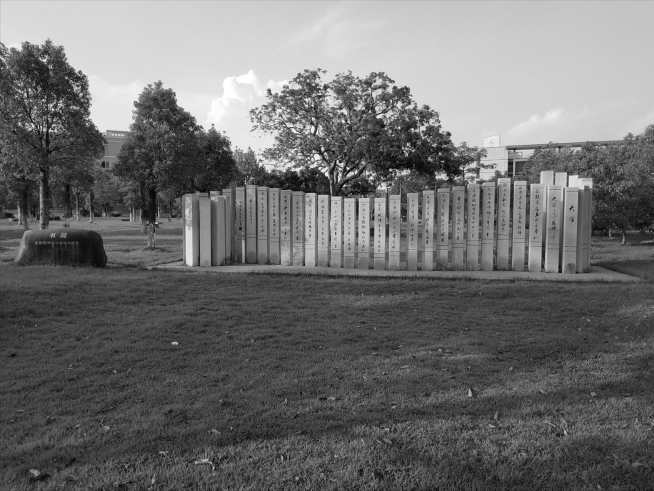
#> input picture cv_homework/2/Fzu_shutong_L.jpg, 1308 x 981 px (shown at 1/2 size)
$ python 2_3_all.py
#> lines starting #> are read from the running program, lines starting #| are printed output that depends on the picture
import numpy as np
import matplotlib.pyplot as plt
import pylab


img = plt.imread('Fzu_shutong_L.jpg')
#> img is the input picture: shape (981, 1308); min 0, max 255, mean 110.4
# plt.figure(dpi=160)
plt.figure(figsize=(16, 9))

plt.subplot(231)
# 两行三列，位置是1的子图
plt.imshow(img, 'gray')
plt.title('original')
#进行傅立叶变换，并显示结果

fft2 = np.fft.fft2(img)
plt.subplot(2, 3, 2)
plt.imshow(np.abs(fft2), 'gray')
plt.title('fft2')
#将图像变换的原点移动到频域矩形的中心，并显示效果

shift2center = np.fft.fftshift(fft2)
plt.subplot(233)
plt.imshow(np.abs(shift2center), 'gray')
plt.title('shift2center')
#对傅立叶变换的结果进行对数变换，并显示效果

log_fft2 = np.log(1 + np.abs(fft2))
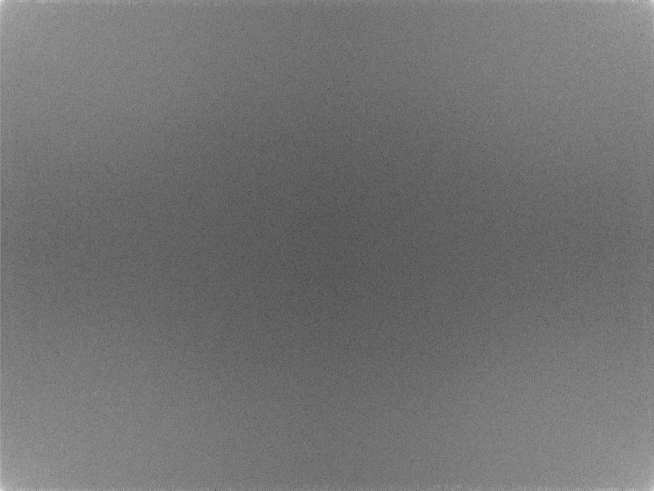
#> log_fft2: shape (981, 1308) float64 (shown at 1/2 size); min 0.78, max 18.77, mean 8.84; drawn with min black and max white
plt.subplot(234)
plt.imshow(log_fft2, 'gray')
plt.title('log_fft2')
#对中心化后的结果进行对数变换，并显示结果

log_shift2center = np.log(1 + np.abs(shift2center))
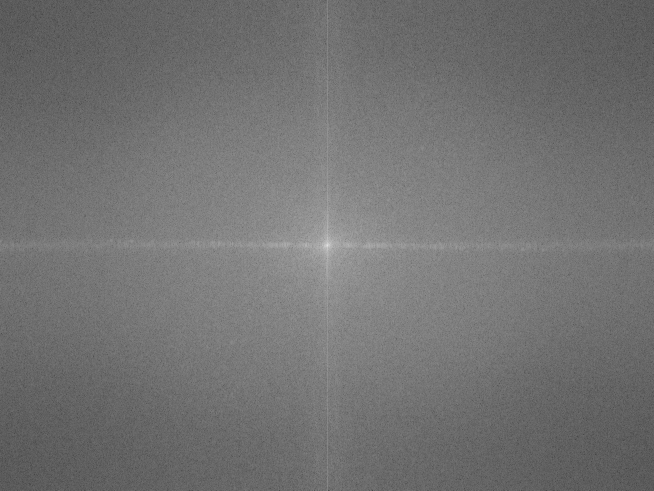
#> log_shift2center: shape (981, 1308) float64 (shown at 1/2 size); min 0.78, max 18.77, mean 8.84; drawn with min black and max white
plt.subplot(235)
plt.imshow(log_shift2center, 'gray')
plt.title('log_shift2center')
plt.savefig('Fzu_shutong_L_fft.jpg')
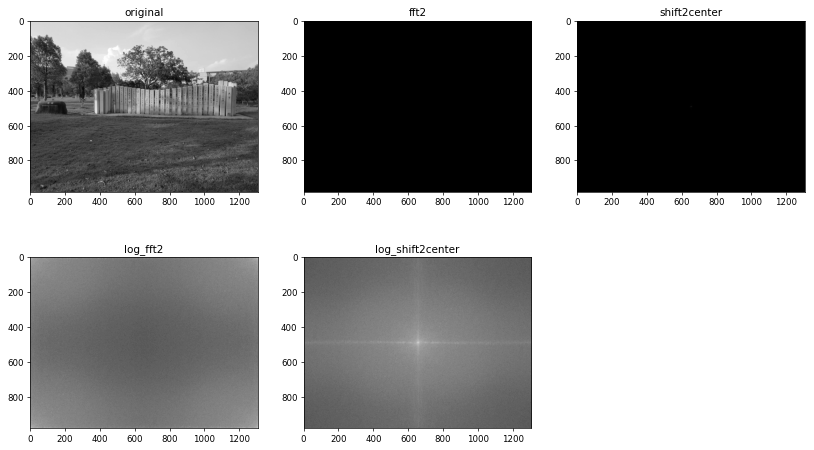
#> figure drawn by matplotlib, 5 panels
pylab.show()

$ run again, with cv_homework/2/ruined.jpg copied over cv_homework/2/Fzu_shutong_L.jpg
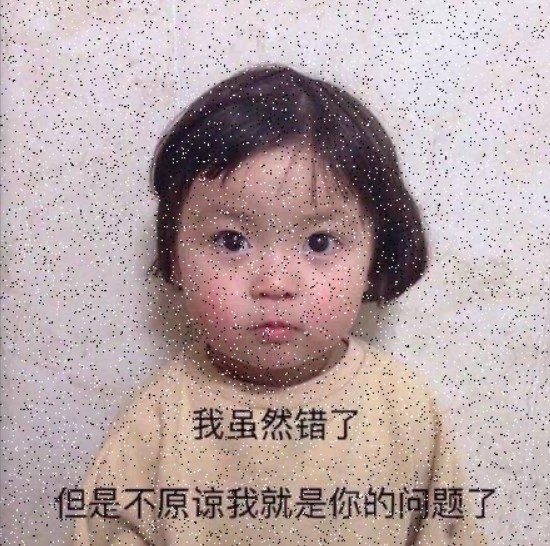
#> input picture cv_homework/2/ruined.jpg, 550 x 546 px
#> img is the input picture: shape (546, 550, 3); mean R, G, B 181.9, 163.8, 165.1
#> `log_fft2 = np.log(1 + np.abs(fft2))`:
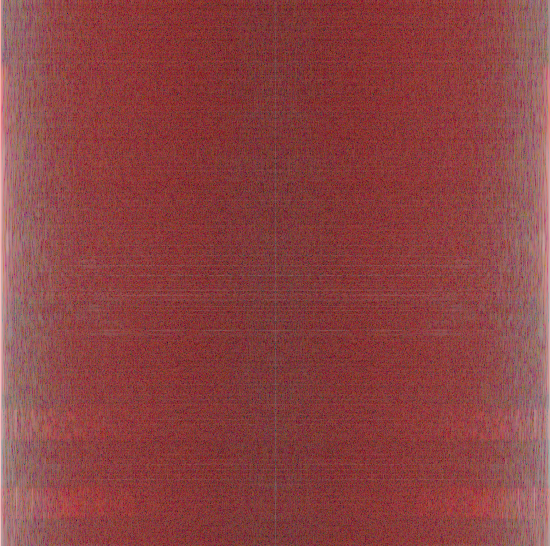
#> log_fft2: shape (546, 550, 3) float64; mean of channels 0, 1, 2 7.03, 3.4, 3.4; drawn with min black and max white
#> `log_shift2center = np.log(1 + np.abs(shift2center))`:
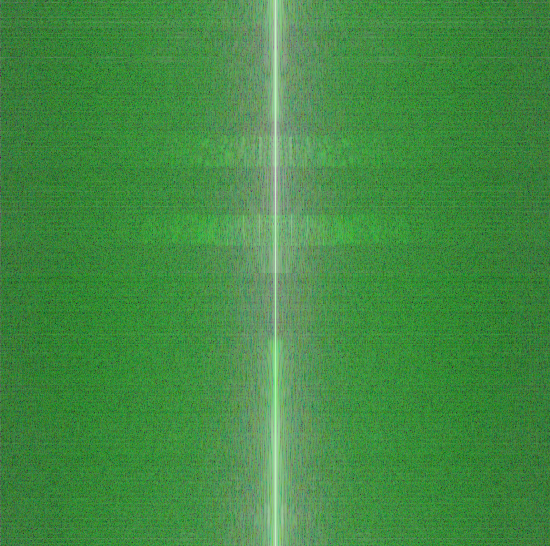
#> log_shift2center: shape (546, 550, 3) float64; mean of channels 0, 1, 2 3.4, 7.03, 3.4; drawn with min black and max white
